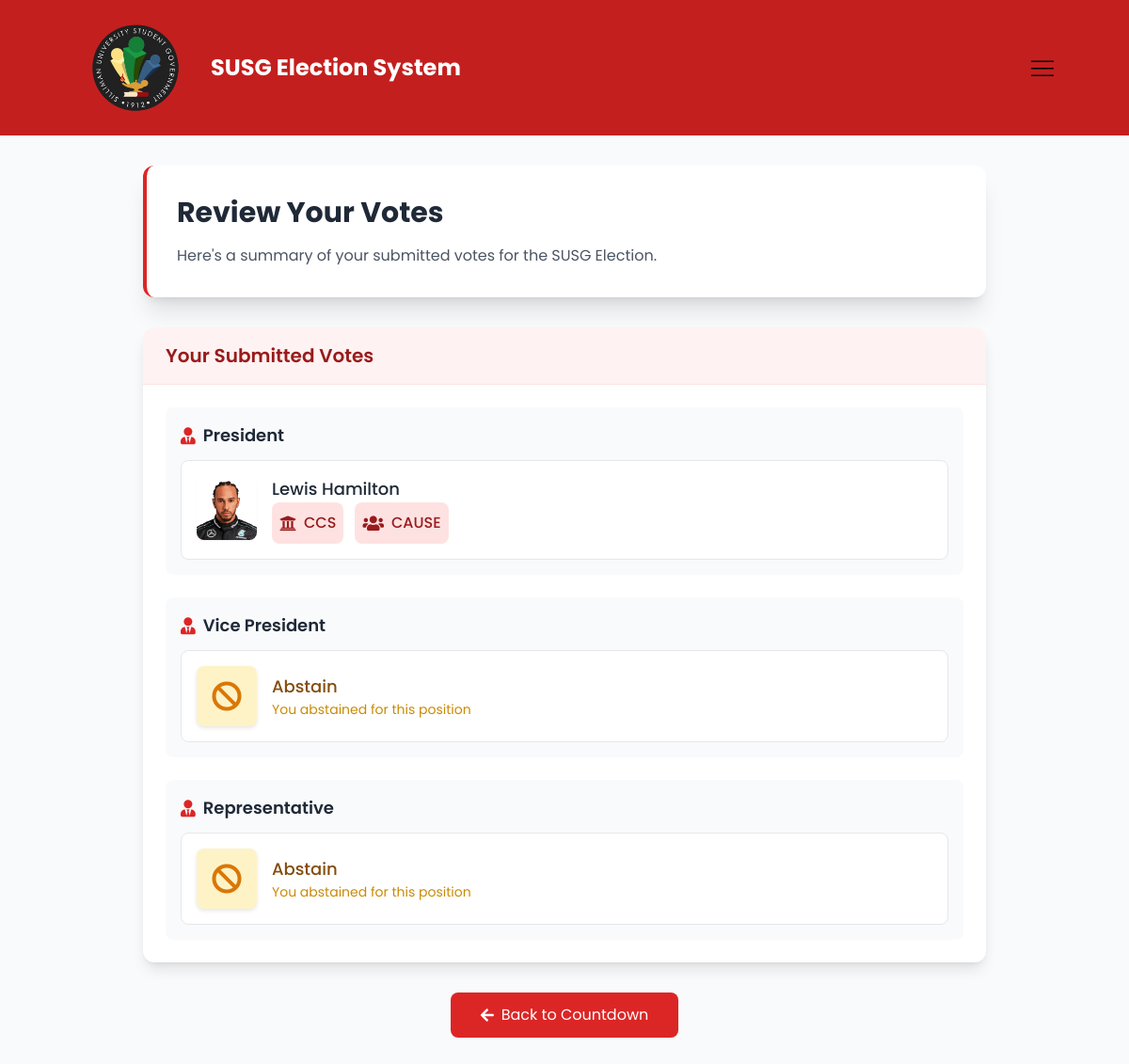
Page /review_votes.php (signed in) on the committed database.
### tables this page shows
CREATE TABLE `positions` (
  `position_id` int(3) NOT NULL,
  `position_name` varchar(20) NOT NULL
);

### review_votes.php (the view, shortened to what this page needs)
<?php
$user = $_SESSION['user'];
require_once 'connect.php';
$positions_stmt = $pdo->query("SELECT * FROM positions");
$positions = $positions_stmt->fetchAll(PDO::FETCH_ASSOC);
$candidate_images_stmt = $pdo->query("SELECT candidate_name, candidate_image FROM candidates");
$candidate_images = $candidate_images_stmt->fetchAll(PDO::FETCH_ASSOC);
$candidate_images_map = [];
foreach ($candidate_images as $candidate_image) {
    $candidate_images_map[$candidate_image['candidate_name']] = $candidate_image['candidate_image'];
}
$selectedVotes = [];
$votes_stmt = $pdo->prepare("SELECT v.candidate_id, c.candidate_name, c.college_id, p.position_name,
                                    col.college_name, par.party_name
                             FROM votes v
                             JOIN candidates c ON v.candidate_id = c.candidate_id
                             JOIN positions p ON v.position_id = p.position_id
                             JOIN colleges col ON c.college_id = col.college_id
                             LEFT JOIN parties par ON c.party_id = par.party_id
                             WHERE v.student_id = ?");
$votes_stmt->execute([$user['student_id']]);
$votes = $votes_stmt->fetchAll(PDO::FETCH_ASSOC);
foreach ($votes as $vote) {
    $selectedVotes[$vote['position_name']] = [
        'candidate_id' => $vote['candidate_id'],
        'candidate_name' => $vote['candidate_name'],
        'college_name' => $vote['college_name'],
        'party_name' => $vote['party_name']
    ];
}
?>
<!DOCTYPE html>
<html lang="en">
<head>
    <link href="https://cdn.jsdelivr.net/npm/tailwindcss@2.2.19/dist/tailwind.min.css" rel="stylesheet">
    <link rel="stylesheet" href="https://cdnjs.cloudflare.com/ajax/libs/font-awesome/5.15.4/css/all.min.css">
</head>
<body class="bg-gray-50">
    <main class="min-h-screen p-8">
        <div class="max-w-4xl mx-auto">
            <div class="bg-white rounded-xl shadow-xl p-8 mb-8 border-l-4 border-red-600">
                <h1 class="text-3xl font-bold text-gray-800 mb-4">Review Your Votes</h1>
                <div class="text-gray-600">
                    Here's a summary of your submitted votes for the SUSG Election.
                </div>
            </div>
            <div class="bg-white rounded-xl shadow-lg overflow-hidden">
                <div class="bg-red-50 px-6 py-4 border-b border-red-100">
                    <h2 class="text-xl font-semibold text-red-800">Your Submitted Votes</h2>
                </div>
                <div class="p-6 grid gap-6">
                    <?php foreach ($positions as $position): ?>
                        <?php if (isset($selectedVotes[$position['position_name']])): ?>
                            <div class="bg-gray-50 rounded-lg p-4 hover:shadow-md transition-shadow duration-300">
                                <h3 class="text-lg font-semibold text-gray-800 mb-3 flex items-center">
                                    <i class="fas fa-user-tie text-red-600 mr-2"></i>
                                    <?php echo htmlspecialchars($position['position_name']); ?>
                                </h3>
                                <?php if ($selectedVotes[$position['position_name']]['candidate_id'] == 0): ?>
                                    <div class="flex items-center bg-yellow-50 rounded-lg p-4 border border-yellow-200">
                                        <div class="abstain-icon">
                                            <i class="fas fa-ban"></i>
                                        </div>
                                        <div class="ml-4">
                                            <h4 class="text-lg font-medium text-yellow-800">Abstain</h4>
                                            <p class="text-sm text-yellow-600">You abstained for this position</p>
                                        </div>
                                    </div>
                                <?php else: ?>
                                    <div class="flex items-center bg-white rounded-lg p-4 border border-gray-200">
                                        <?php if ($selectedVotes[$position['position_name']]['candidate_name'] === 'Abstain'): ?>
                                            <div class="abstain-icon">
                                                <i class="fas fa-ban"></i>
                                            </div>
                                        <?php else: ?>
                                            <img class="w-16 h-16 rounded-lg object-cover shadow-sm"
                                                 src="<?php echo htmlspecialchars($candidate_images_map[$selectedVotes[$position['position_name']]['candidate_name']] ?? 'asset/default-candidate.png'); ?>"
                                                 alt="<?php echo htmlspecialchars($selectedVotes[$position['position_name']]['candidate_name']); ?>">
                                        <?php endif; ?>
                                        <div class="ml-4">
                                            <h4 class="text-lg font-medium <?php echo $selectedVotes[$position['position_name']]['candidate_name'] === 'Abstain' ? 'text-yellow-800' : 'text-gray-800'; ?>">
                                                <?php echo htmlspecialchars($selectedVotes[$position['position_name']]['candidate_name']); ?>
                                            </h4>
                                            <?php if ($selectedVotes[$position['position_name']]['candidate_name'] !== 'Abstain'): ?>
                                                <div class="flex flex-row items-center space-x-3">
                                                    <div class="flex-1">
                                                        <div class="flex items-center p-2 bg-red-100 rounded-lg">
                                                            <i class="fas fa-university text-red-800 text-lg mr-2"></i>
                                                            <span class="text-red-800 text-base font-medium truncate">
                                                                <?php echo htmlspecialchars($selectedVotes[$position['position_name']]['college_name']); ?>
                                                            </span>
                                                        </div>
                                                    </div>
                                                    <?php if (!empty($selectedVotes[$position['position_name']]['party_name'])): ?>
                                                        <div class="flex-1">
                                                            <div class="flex items-center p-2 bg-red-100 rounded-lg">
                                                                <i class="fas fa-users text-red-800 text-lg mr-2"></i>
                                                                <span class="text-red-800 text-base font-medium truncate">
                                                                    <?php echo htmlspecialchars($selectedVotes[$position['position_name']]['party_name']); ?>
                                                                </span>
                                                            </div>
                                                        </div>
                                                    <?php endif; ?>
                                                </div>
                                            <?php else: ?>
                                                <p class="text-sm text-yellow-600">You abstained for this position</p>
                                            <?php endif; ?>
                                        </div>
                                    </div>
                                <?php endif; ?>
                            </div>
                        <?php endif; ?>
                    <?php endforeach; ?>
                </div>
            </div>
            <div class="flex justify-center mt-8">
                <button onclick="navigateTo('countdown.php')"
                        class="bg-red-600 hover:bg-red-700 text-white px-8 py-3 rounded-lg flex items-center justify-center transition duration-300 transform hover:-translate-y-1">
                    <i class="fas fa-arrow-left mr-2"></i>
                    Back to Countdown
                </button>
            </div>
        </div>
    </main>
</body>
</html>

### review_votes.php (style rules this page uses)
* { font-family: 'Poppins', sans-serif; }
.abstain-icon { background: #FEF3C7; width: 64px; height: 64px; border-radius: 8px; display: flex; align-items: center; justify-content: center; position: relative; box-shadow: 0 2px 4px rgba(0, 0, 0, 0.1); }
.abstain-icon i { font-size: 32px; color: #D97706; }

### header.php (style rules this page uses)
body, html { font-family: 'Poppins', sans-serif; }

### footer.php (style rules this page uses)
body, html { margin: 0; padding: 0; font-family: 'Poppins', sans-serif; scroll-behavior: smooth; }

### rows in the picture
positions: position_name "President", candidate_name "Lewis Hamilton", college_name "CCS", party_name "CAUSE"
positions: position_name "Vice President", candidate_name "Abstain", shows "You abstained for this position"
positions: position_name "Representative", candidate_name "Abstain", shows "You abstained for this position"
